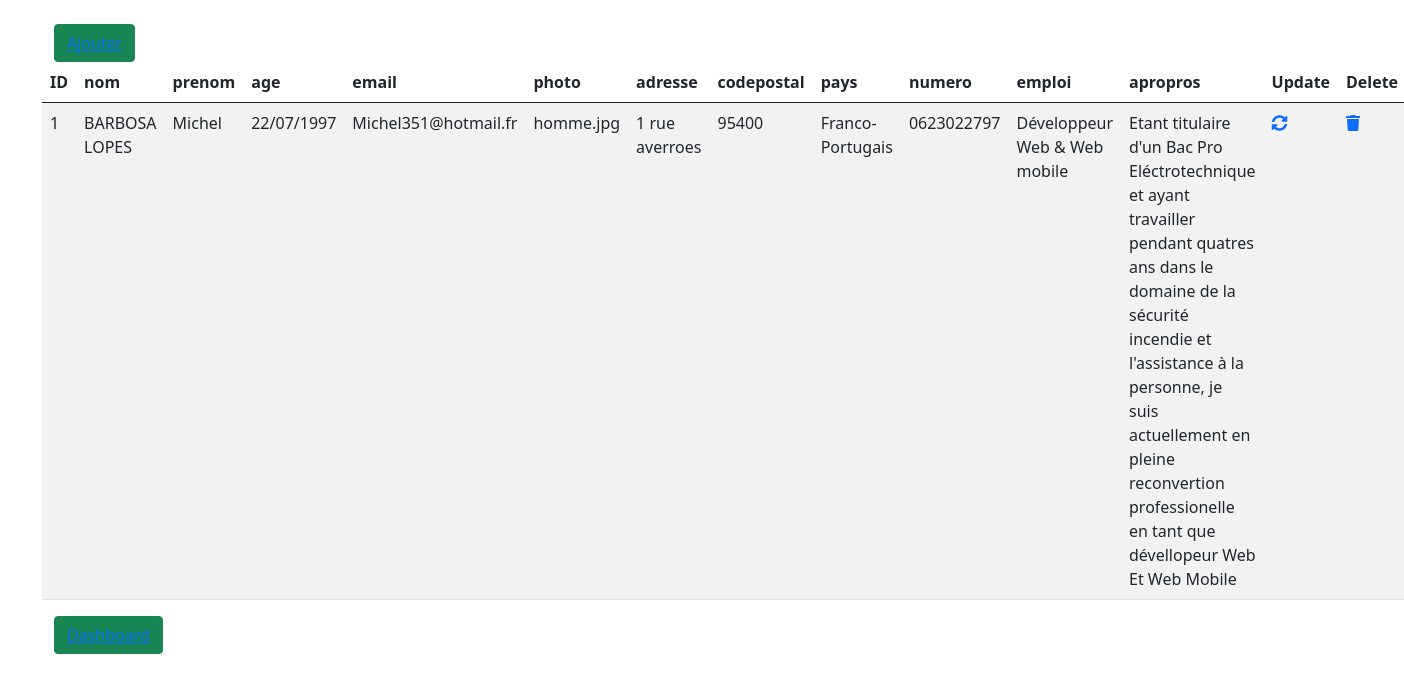
Page /backend/admin/readprofile.php?id=1 on the committed database.
### tables this page shows
CREATE TABLE `profile` (
  `id` int(10) UNSIGNED NOT NULL,
  `nom` varchar(50) NOT NULL,
  `prenom` varchar(50) NOT NULL,
  `age` varchar(50) NOT NULL,
  `email` varchar(50) NOT NULL,
  `photo` varchar(50) DEFAULT NULL,
  `adresse` varchar(200) DEFAULT NULL,
  `ville` varchar(30) NOT NULL,
  `codepostal` int(11) NOT NULL,
  `pays` varchar(20) NOT NULL,
  `numero` varchar(20) NOT NULL,
  `emploi` varchar(50) DEFAULT NULL,
  `apropos` text
);

### backend/admin/readprofile.php (the view, shortened to what this page needs)
<?php
    require_once('connexion.php');
    if(isset($_GET['id']) && !empty($_GET['id'])){
        $id = strip_tags($_GET['id']);
        $sql = 'SELECT * FROM `profile` WHERE `id`=:id';
        $query = $bdd->prepare($sql);
        $query->bindValue(':id', $id, PDO::PARAM_INT);
        $query->execute();
        $profile = $query->fetch();
    }else{
        header('Location: ../config/dashboard.php');
    }
?>
<!DOCTYPE html>
<html lang="en">
    <head>
        <link href="https://cdn.jsdelivr.net/npm/bootstrap@5.1.0/dist/css/bootstrap.min.css" rel="stylesheet">
        <link rel="stylesheet" href="https://cdnjs.cloudflare.com/ajax/libs/font-awesome/5.15.4/css/all.min.css" />
    </head>
    <body><br>
        <div class="container" id="mycontainerread">
            <div class="row" id="myrowread">
            <div class="col-md-3" id="myleft1">
                    <div class="row" id="myrowdash10">
                        <div class="col-md-4" id="dash12">
                            <button class="btn btn-success">
                                <a class="ajout" href="addprofile.php" id="dash12">Ajouter</a>
                            </button>
                        </div>
                        <div class="col-md-8" id="dash21">
                        </div>
                    </div>
                    </div>
                <div class="col-md-3" id="mycenter10">
                </div>
                <div class="col-md-3" id="myright1"></div>
                <div class="col-md-3" id="right2"></div>
            </div>
            <div class="row" id="myrowdash2">
                <table class="table table-striped">
                    <thead>
                        <tr>
                            <th scope="col">ID</th>
                            <th scope="col">nom</th>
                            <th scope="col">prenom</th>
                            <th scope="col">age</th>
                            <th scope="col">email</th>
                            <th scope="col">photo</th>
                            <th scope="col">adresse</th>
                            <th scope="col">codepostal</th>
                            <th scope="col">pays</th>
                            <th scope="col">numero</th>
                            <th scope="col">emploi</th>
                            <th scope="col">apropros</th>
                            <th scope="col">Update</th>
                            <th scope="col">Delete</th>
                        </tr>
                    </thead>
                    <tbody>
                        <tr>
                            <td><?= $profile['id']?></td>
                            <td><?= $profile['nom']?></td>
                            <td><?= $profile['prenom']?></td>
                            <td><?= $profile['age']?></td>
                            <td><?= $profile['email']?></td>
                            <td><?= $profile['photo']?></td>
                            <td><?= $profile['adresse']?></td>
                            <td><?= $profile['codepostal']?></td>
                            <td><?= $profile['pays']?></td>
                            <td><?= $profile['numero']?></td>
                            <td><?= $profile['emploi']?></td>
                            <td><?= $profile['apropos']?></td>
                            <td class="ikp1">
                                <a class="#" href="updateprofile.php?id=<?= $profile['id']?>">
                                    <i class="fas fa-sync-alt ikp21"></i>
                                </a>
                            </td>
                            <td class="ikp1">
                                <a class="#" href="deleteprofile.php?id=<?= $profile['id']?>">
                                    <i class="fas fa-trash ikp31"></i>
                                </a>
                            </td>
                        </tr>
                    </tbody>
                </table>
            </div>
            <div class="row" id="myrowedit3">
                <div class="col-md-4" id="mybtn1">
                    <button type="button" class="btn btn-success">
                        <a href="../config/dashboard.php" id="dash12">Dashboard</a>
                    </button>
                </div>
                <div class="col-md-4" id="mybtn2"></div>
                <div class="col-md-4" id="mybtn3"></div>
            </div>
        </div>
    </body>
</html>

### rows in the picture
profile: id "1", nom "BARBOSA LOPES", prenom "Michel", age "22/07/1997", email "Michel351@hotmail.fr", photo "homme.jpg", adresse "1 rue averroes", codepostal "95400", pays "Franco-Portugais", numero "0623022797", emploi "Développeur Web & Web mobile", apropos "Etant titulaire d'un Bac Pro Eléctrotechnique et ayant travailler pendant quatres ans dans le domaine de la sécurité incendie et l'assistance à la personne, je suis actuellement en pleine reconvertion professionelle en tant que dévellopeur Web Et Web Mobile"
